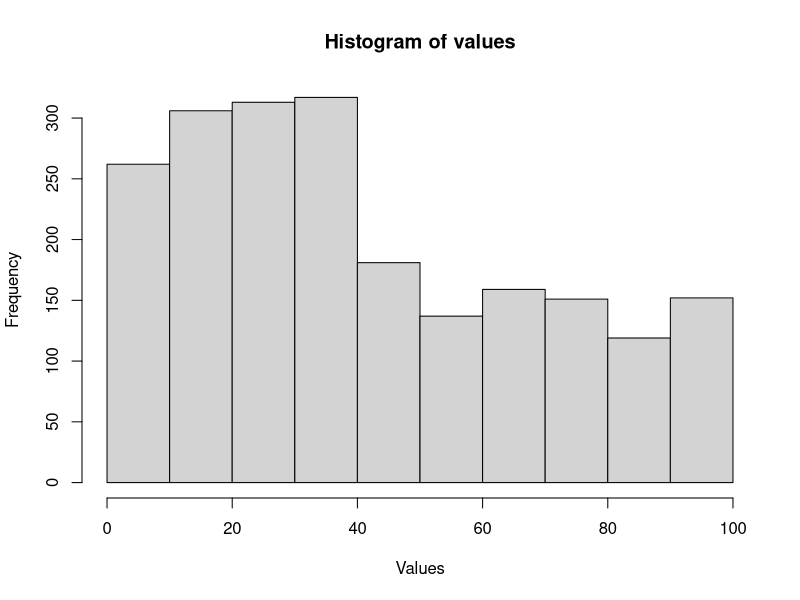
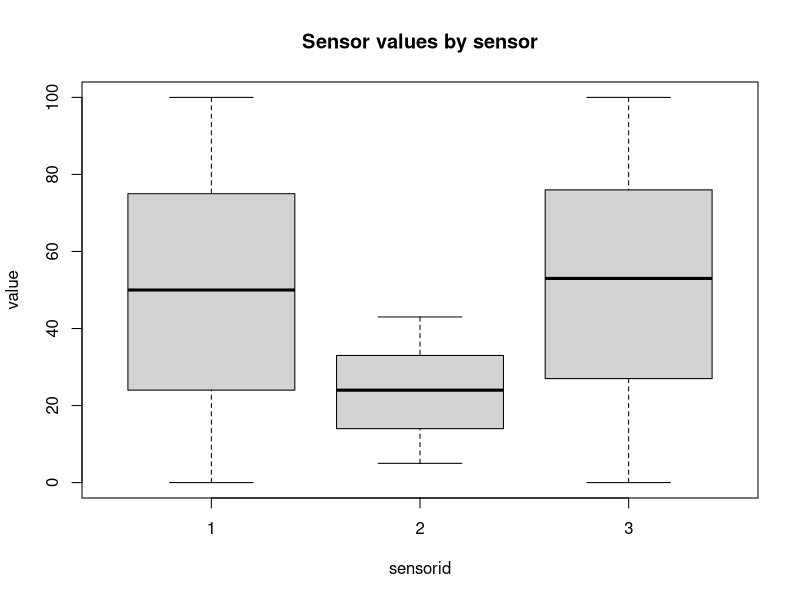

The R script that drew these images, in order:
## ---- chunk 1
library(dplyr)

sensordata <- read.csv("sensor.csv",
                       header = TRUE, sep = ",")

sensordata$value <- as.numeric(sensordata$value)

head(sensordata, 10)
## ---- chunk 2
sensors_clean <- sensordata

sensors_clean <- subset(sensors_clean, value >= 0 & value <= 100)

tail(sensors_clean)
## ---- chunk 3
data_summary <- list(minread = min(as.numeric(sensors_clean$value)),
  meanread = mean(sensors_clean$value),
  rangeread = range(sensors_clean$value),
  maxcleanread = max(sensors_clean$value),
  s1_s2_readcount = length(sensordata$siteid[lapply(sensordata$siteid, length) == 1  
            | lapply(sensordata$siteid, length) == 2]))

tail(data_summary,5)
## ---- chunk 4
sensorvalues <- as.numeric(sensors_clean$value)

hist(sensorvalues,
main = "Histogram of values",
xlab = "Values")

boxplot(value~sensorid,
data = sensors_clean,
main = "Sensor values by sensor")
## ---- chunk 5
t.test(sensorvalues,
alternative = "less",
mu = 45)
## ---- chunk 6
s1_s2_sensors <- subset(sensors_clean, siteid == 1 | siteid == 2)

t.test(value ~ siteid, 
data = s1_s2_sensors)
